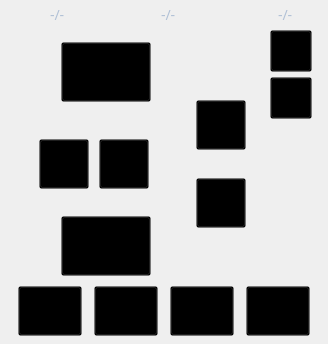
<?xml version="1.0" encoding="UTF-8"?>
<ui version="4.0">
 <class>CArmHardwareControl</class>
 <widget class="QWidget" name="CArmHardwareControl">
  <property name="geometry">
   <rect>
    <x>0</x>
    <y>0</y>
    <width>328</width>
    <height>344</height>
   </rect>
  </property>
  <property name="windowTitle">
   <string>CArmHardwareControl</string>
  </property>
  <property name="styleSheet">
   <string notr="true">QLabel{
font-size:14px;
font-family:NotoSansCJK-Regular,NotoSansCJK;
font-weight:400;
color:rgba(177,193,214,1);
line-height:21px;
}

QPushButton{
background:rgba(0,0,0,0);
opacity:0.7;
}</string>
  </property>
  <widget class="QLabel" name="left_rightLbe">
   <property name="geometry">
    <rect>
     <x>161</x>
     <y>7</y>
     <width>71</width>
     <height>16</height>
    </rect>
   </property>
   <property name="text">
    <string>-/-</string>
   </property>
  </widget>
  <widget class="QLabel" name="angleLbe">
   <property name="geometry">
    <rect>
     <x>278</x>
     <y>7</y>
     <width>41</width>
     <height>16</height>
    </rect>
   </property>
   <property name="text">
    <string>-/-</string>
   </property>
  </widget>
  <widget class="QLabel" name="up_downLbe">
   <property name="geometry">
    <rect>
     <x>50</x>
     <y>7</y>
     <width>61</width>
     <height>16</height>
    </rect>
   </property>
   <property name="text">
    <string>-/-</string>
   </property>
  </widget>
  <widget class="QLabel" name="label_3">
   <property name="geometry">
    <rect>
     <x>127</x>
     <y>9</y>
     <width>20</width>
     <height>11</height>
    </rect>
   </property>
   <property name="styleSheet">
    <string notr="true">QLabel{
image:url(:/control/Resource/control/front_back.png);
}</string>
   </property>
   <property name="text">
    <string/>
   </property>
  </widget>
  <widget class="QLabel" name="label_4">
   <property name="geometry">
    <rect>
     <x>244</x>
     <y>7</y>
     <width>21</width>
     <height>16</height>
    </rect>
   </property>
   <property name="styleSheet">
    <string notr="true">QLabel{
image:url(:/control/Resource/control/rotate.png);
}</string>
   </property>
   <property name="text">
    <string/>
   </property>
  </widget>
  <widget class="QLabel" name="label_9">
   <property name="geometry">
    <rect>
     <x>27</x>
     <y>36</y>
     <width>271</width>
     <height>261</height>
    </rect>
   </property>
   <property name="styleSheet">
    <string notr="true">QLabel{
image:url(:/control/Resource/control/robot_arm.png);
}</string>
   </property>
   <property name="text">
    <string/>
   </property>
   <property name="textFormat">
    <enum>Qt::AutoText</enum>
   </property>
   <property name="scaledContents">
    <bool>false</bool>
   </property>
   <property name="alignment">
    <set>Qt::AlignCenter</set>
   </property>
  </widget>
  <widget class="QLabel" name="label">
   <property name="geometry">
    <rect>
     <x>23</x>
     <y>4</y>
     <width>11</width>
     <height>20</height>
    </rect>
   </property>
   <property name="styleSheet">
    <string notr="true">QLabel{
image:url(:/control/Resource/control/up_down.png);
}</string>
   </property>
   <property name="text">
    <string/>
   </property>
  </widget>
  <widget class="QPushButton" name="anticlockwiseBtn">
   <property name="geometry">
    <rect>
     <x>61</x>
     <y>42</y>
     <width>90</width>
     <height>60</height>
    </rect>
   </property>
   <property name="styleSheet">
    <string notr="true">QPushButton{
image:url(:/control/Resource/control/anticlockwise.png)
}
QPushButton:pressed{
image:url(:/control/Resource/control/anticlockwise_press.png)
}</string>
   </property>
   <property name="text">
    <string/>
   </property>
   <property name="checkable">
    <bool>true</bool>
   </property>
  </widget>
  <widget class="QPushButton" name="limiterHwideBtn">
   <property name="geometry">
    <rect>
     <x>18</x>
     <y>286</y>
     <width>64</width>
     <height>50</height>
    </rect>
   </property>
   <property name="styleSheet">
    <string notr="true">QPushButton{
image:url(:/control/Resource/control/limiter_Hwide.png)
}
QPushButton:pressed{
image:url(:/control/Resource/control/limiter_Hwide_press.png)
}
QPushButton:checked{
}</string>
   </property>
   <property name="text">
    <string/>
   </property>
   <property name="checkable">
    <bool>true</bool>
   </property>
  </widget>
  <widget class="QPushButton" name="limiterHnarrowBtn">
   <property name="geometry">
    <rect>
     <x>94</x>
     <y>286</y>
     <width>64</width>
     <height>50</height>
    </rect>
   </property>
   <property name="styleSheet">
    <string notr="true">QPushButton{
image:url(:/control/Resource/control/limiter_Hnarrow.png)
}
QPushButton:pressed{
image:url(:/control/Resource/control/limiter_Hnarrow_press.png)
}
QPushButton:checked{
}</string>
   </property>
   <property name="text">
    <string/>
   </property>
   <property name="checkable">
    <bool>true</bool>
   </property>
  </widget>
  <widget class="QPushButton" name="limiterVwideBtn">
   <property name="geometry">
    <rect>
     <x>170</x>
     <y>286</y>
     <width>64</width>
     <height>50</height>
    </rect>
   </property>
   <property name="styleSheet">
    <string notr="true">QPushButton{
image:url(:/control/Resource/control/limiter_Vwide.png)
}
QPushButton:pressed{
image:url(:/control/Resource/control/limiter_Vwide_press.png)
}
QPushButton:checked{
}</string>
   </property>
   <property name="text">
    <string/>
   </property>
   <property name="checkable">
    <bool>true</bool>
   </property>
  </widget>
  <widget class="QPushButton" name="limiterVnarrowBtn">
   <property name="geometry">
    <rect>
     <x>246</x>
     <y>286</y>
     <width>64</width>
     <height>50</height>
    </rect>
   </property>
   <property name="styleSheet">
    <string notr="true">QPushButton{
image:url(:/control/Resource/control/limiter_Vnarrow.png)
}
QPushButton:pressed{
image:url(:/control/Resource/control/limiter_Vnarrow_press.png)
}
QPushButton:checked{
}</string>
   </property>
   <property name="text">
    <string/>
   </property>
   <property name="checkable">
    <bool>true</bool>
   </property>
  </widget>
  <widget class="QPushButton" name="frontBtn">
   <property name="geometry">
    <rect>
     <x>39</x>
     <y>139</y>
     <width>50</width>
     <height>50</height>
    </rect>
   </property>
   <property name="styleSheet">
    <string notr="true">QPushButton{
image:url(:/control/Resource/control/front.png)
}
QPushButton:pressed{
image:url(:/control/Resource/control/front_press.png)
}</string>
   </property>
   <property name="text">
    <string/>
   </property>
   <property name="checkable">
    <bool>true</bool>
   </property>
  </widget>
  <widget class="QPushButton" name="backBtn">
   <property name="geometry">
    <rect>
     <x>99</x>
     <y>139</y>
     <width>50</width>
     <height>50</height>
    </rect>
   </property>
   <property name="styleSheet">
    <string notr="true">QPushButton{
image:url(:/control/Resource/control/back.png)
}
QPushButton:pressed{
image:url(:/control/Resource/control/back_press.png)
}</string>
   </property>
   <property name="text">
    <string/>
   </property>
   <property name="checkable">
    <bool>true</bool>
   </property>
  </widget>
  <widget class="QPushButton" name="upBtn">
   <property name="geometry">
    <rect>
     <x>196</x>
     <y>100</y>
     <width>50</width>
     <height>50</height>
    </rect>
   </property>
   <property name="styleSheet">
    <string notr="true">QPushButton{
image:url(:/control/Resource/control/up.png)
}
QPushButton:pressed{
image:url(:/control/Resource/control/up_press.png)
}</string>
   </property>
   <property name="text">
    <string/>
   </property>
   <property name="checkable">
    <bool>true</bool>
   </property>
  </widget>
  <widget class="QPushButton" name="downBtn">
   <property name="geometry">
    <rect>
     <x>196</x>
     <y>178</y>
     <width>50</width>
     <height>50</height>
    </rect>
   </property>
   <property name="styleSheet">
    <string notr="true">QPushButton{
image:url(:/control/Resource/control/down.png)
}
QPushButton:pressed{
image:url(:/control/Resource/control/down_press.png)
}</string>
   </property>
   <property name="text">
    <string/>
   </property>
   <property name="checkable">
    <bool>true</bool>
   </property>
  </widget>
  <widget class="QPushButton" name="clockwiseBtn">
   <property name="geometry">
    <rect>
     <x>61</x>
     <y>216</y>
     <width>90</width>
     <height>60</height>
    </rect>
   </property>
   <property name="styleSheet">
    <string notr="true">QPushButton{
image:url(:/control/Resource/control/clockwise.png)
}
QPushButton:pressed{
image:url(:/control/Resource/control/clockwise_press.png)
}</string>
   </property>
   <property name="text">
    <string/>
   </property>
   <property name="checkable">
    <bool>true</bool>
   </property>
  </widget>
  <widget class="QPushButton" name="lampBtn">
   <property name="geometry">
    <rect>
     <x>270</x>
     <y>30</y>
     <width>42</width>
     <height>42</height>
    </rect>
   </property>
   <property name="styleSheet">
    <string notr="true">QPushButton{
image:url(:/control/Resource/control/lamp_off.png)
}
QPushButton:checked{
image:url(:/control/Resource/control/lamp_on.png)
}</string>
   </property>
   <property name="text">
    <string/>
   </property>
   <property name="checkable">
    <bool>true</bool>
   </property>
  </widget>
  <widget class="QPushButton" name="warnBtn">
   <property name="geometry">
    <rect>
     <x>270</x>
     <y>77</y>
     <width>42</width>
     <height>42</height>
    </rect>
   </property>
   <property name="styleSheet">
    <string notr="true">QPushButton{
image:url(:/control/Resource/control/warning_off.png)
}
QPushButton:checked{
image:url(:/control/Resource/control/warning_on.png)
}</string>
   </property>
   <property name="text">
    <string/>
   </property>
   <property name="checkable">
    <bool>true</bool>
   </property>
  </widget>
 </widget>
 <layoutdefault spacing="6" margin="11"/>
 <resources>
  <include location="CArmTouchPanel.qrc"/>
 </resources>
 <connections/>
</ui>
